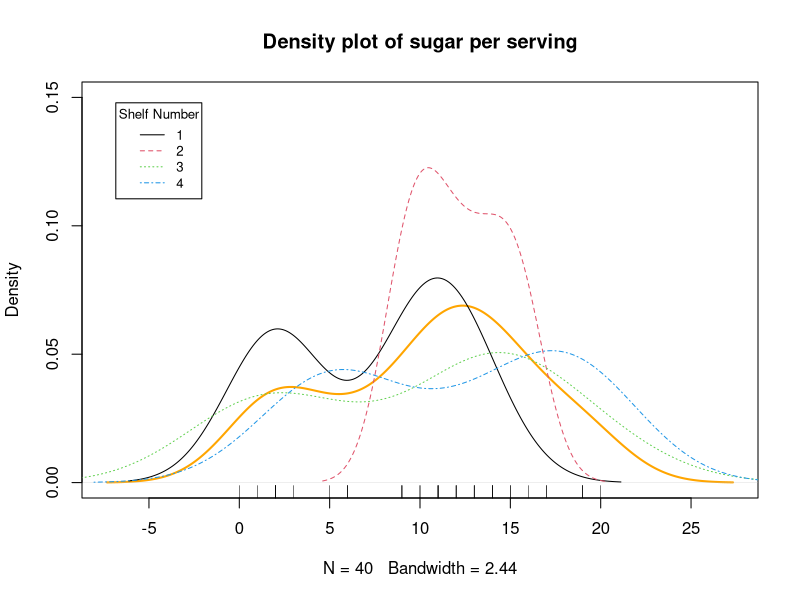
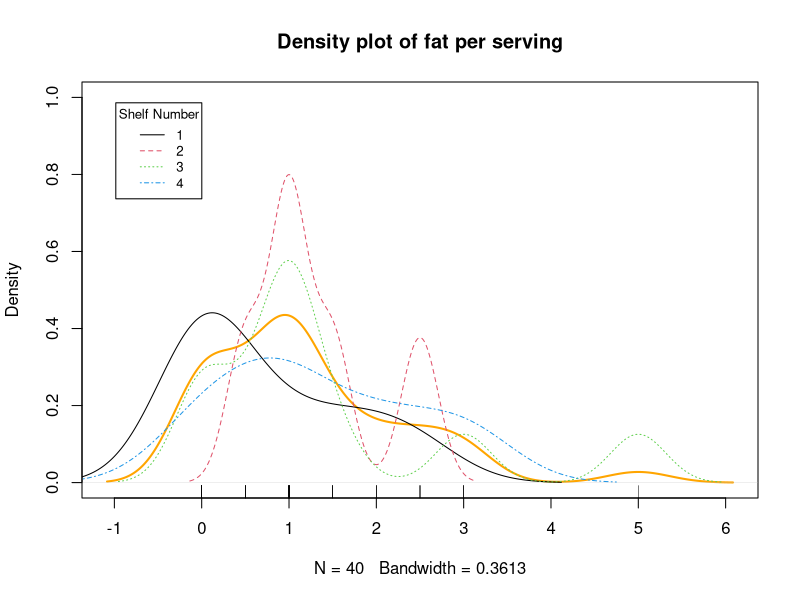
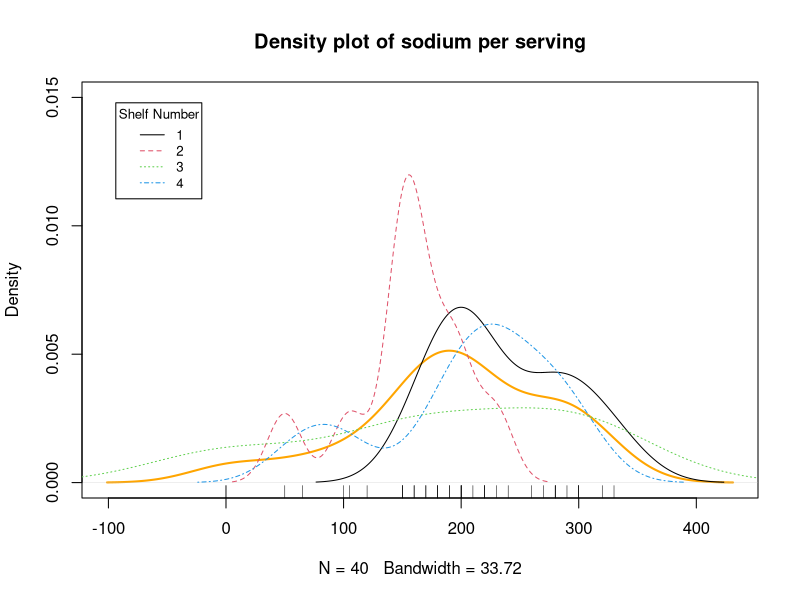
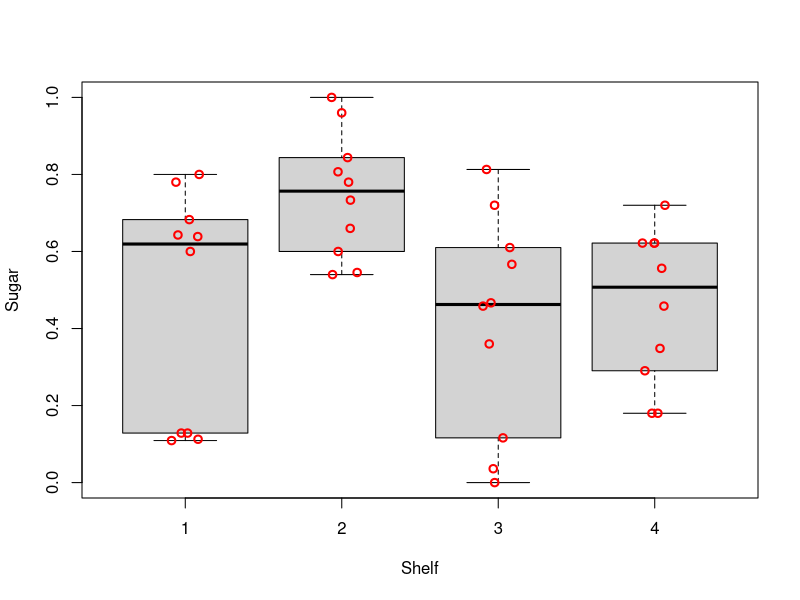
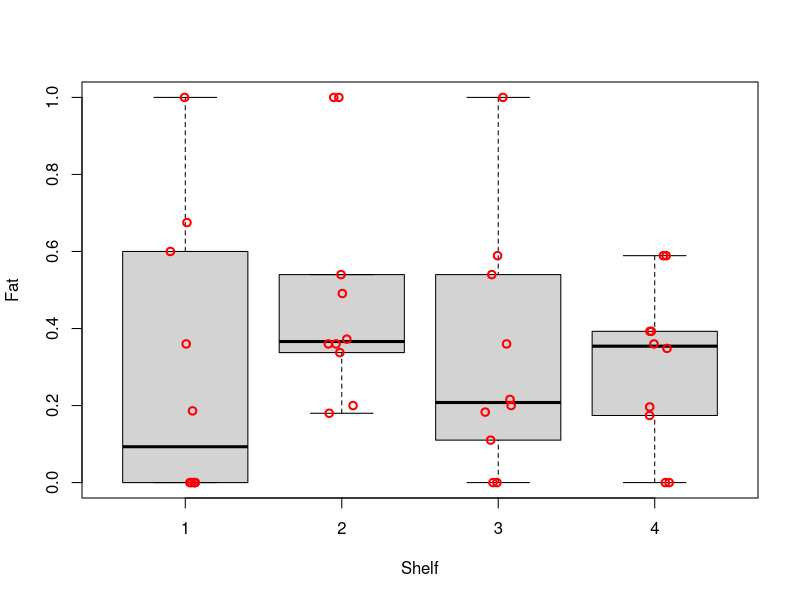
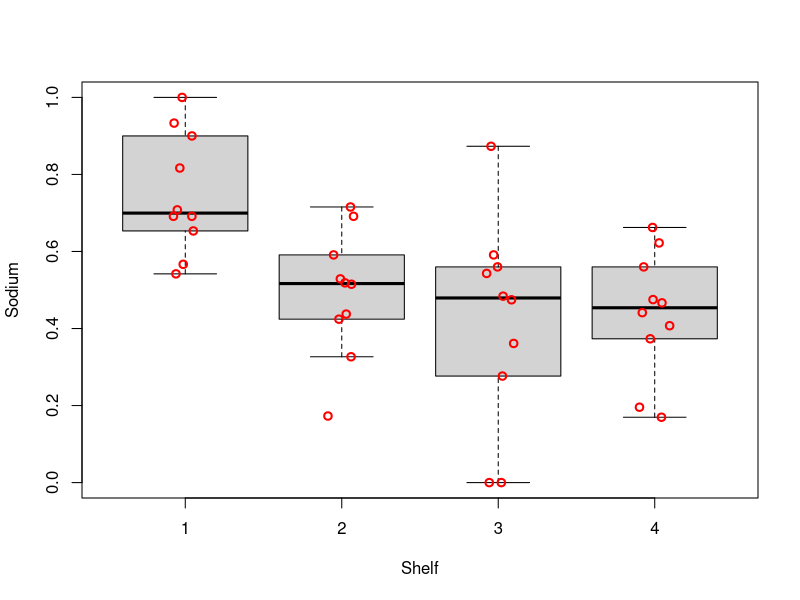
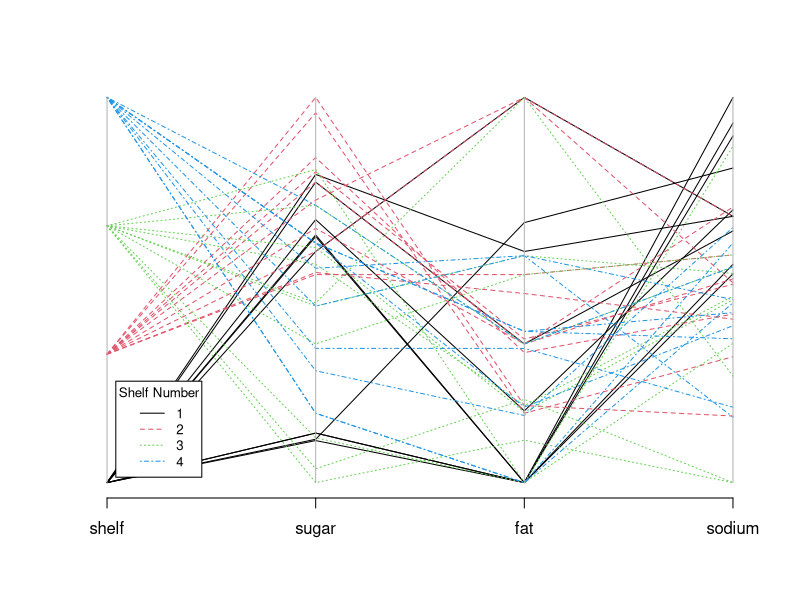
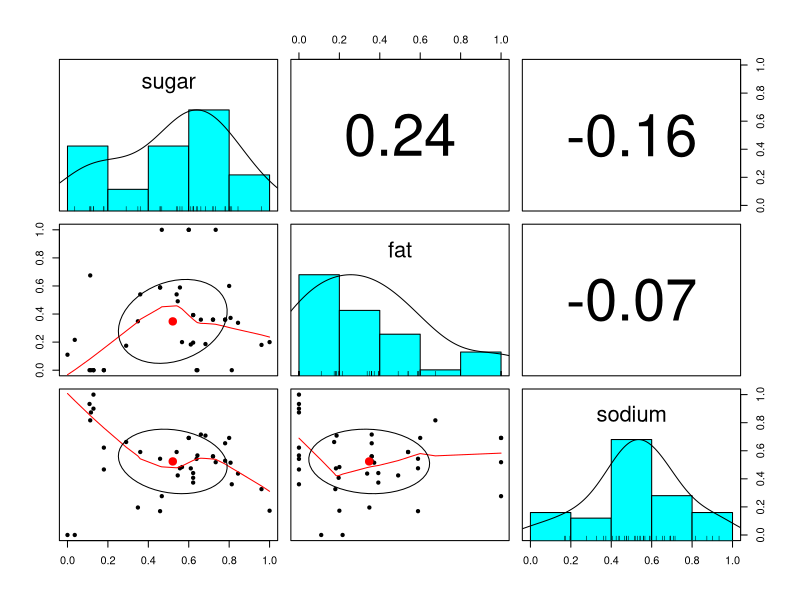

Here is the R script that generated these plots, in order:
## ---- chunk 1
# add packages
library(dplyr)
library(knitr)
library(MASS)
library(nnet)
library(Hmisc)
library(car)
# prevent source code from running off the page
opts_chunk$set(tidy.opts=list(width.cutoff=70), tidy=TRUE)
# remove all objects from current workspace
rm(list = ls())
# set seed number to reproduce results
set.seed(1)
# load data
d <- read.csv("./dataset/cereal_dillons.csv", header=TRUE, sep=",")
## ---- chunk 2
# structure of data
str(d)
# summary of data
kable(summary(d[, 4:7]))
# list row with missing values
d[!complete.cases(d),]
## ---- chunk 3
# 1. adjust for different serving sizes 
adj.d <- data.frame(shelf = d$Shelf, 
                    sugar = d$sugar_g/d$size_g,
                    fat = d$fat_g/d$size_g, 
                    sodium = (d$sodium_mg/1000)/d$size_g)
# 2. normalize data to be within 0 and 1
normalize <- function(x) { (x-min(x))/(max(x)-min(x)) }
norm.d <- data.frame(shelf = adj.d$shelf, 
                     sugar = normalize(adj.d$sugar),
                     fat = normalize(adj.d$fat),
                     sodium = normalize(adj.d$sodium))
## ---- chunk 4
# explanatory variable: sugar
plot(density(d$sugar_g), col = "orange", lwd = 2, ylim = c(0, 0.15), main = "Density plot of sugar per serving")
lapply(seq(1, 4), function(shelf) lines(density(d[which(d$Shelf == shelf),]$sugar_g), col = shelf, lty = shelf))
rug(d$sugar_g)
legend("topleft", cex = 0.8, inset = .05, title = "Shelf Number", 
       legend = seq(1, 4), col = seq(1, 4), lty = seq(1, 4))

# explanatory variable: fat
plot(density(d$fat_g), col = "orange", lwd = 2, ylim = c(0, 1), main = "Density plot of fat per serving")
lapply(seq(1, 4), function(shelf) lines(density(d[which(d$Shelf == shelf),]$fat_g), col = shelf, lty = shelf))
rug(d$fat_g)
legend("topleft", cex = 0.8, inset = .05, title = "Shelf Number", 
       legend = seq(1, 4), col = seq(1, 4), lty = seq(1, 4))

# explanatory variable: sodium
plot(density(d$sodium_mg), col = "orange", lwd = 2, ylim = c(0, 0.015), main = "Density plot of sodium per serving")
lapply(seq(1, 4), function(shelf) lines(density(d[which(d$Shelf == shelf),]$sodium_mg), col = shelf, lty = shelf))
rug(d$sodium_mg)
legend("topleft", cex = 0.8, inset = .05, title = "Shelf Number", 
       legend = seq(1, 4), col = seq(1, 4), lty = seq(1, 4))
## ---- chunk 5
# explanatory variable: sugar
boxplot(formula = sugar ~ shelf, data = norm.d, ylab = "Sugar", xlab = "Shelf", pars = list(outpch=NA))
stripchart(x = norm.d$sugar ~ norm.d$shelf, lwd = 2, col = "red", method = "jitter", vertical = TRUE, pch = 1, add = TRUE)

# explanatory variable: fat
boxplot(formula = fat ~ shelf, data = norm.d, ylab = "Fat", xlab = "Shelf", pars = list(outpch=NA))
stripchart(x = norm.d$fat ~ norm.d$shelf, lwd = 2, col = "red", method = "jitter", vertical = TRUE, pch = 1, add = TRUE)

# explanatory variable: sodium
boxplot(formula = sodium ~ shelf, data = norm.d, ylab = "Sodium", xlab = "Shelf", pars = list(outpch=NA))
stripchart(x = norm.d$sodium ~ norm.d$shelf, lwd = 2, col = "red", method = "jitter", vertical = TRUE, pch = 1, add = TRUE)
## ---- chunk 6
parcoord(x = norm.d, col = norm.d$shelf, lty = norm.d$shelf)  
legend("bottomleft", cex = 0.8, inset = .05, title = "Shelf Number",  bg = "white",
       legend = seq(1, 4), col = seq(1, 4), lty = seq(1, 4))
## ---- chunk 7
# print out the mean and standard deviation 
norm.d %>% 
  group_by(shelf) %>% 
  summarise(mean.sugar=mean(sugar), sd.sugar=sd(sugar), 
            mean.fat=mean(fat), sd.fat=sd(fat),
            mean.sodium=mean(sodium), sd.sodium=sd(sodium))
## ---- chunk 8
# set shelf 2 as the base level
norm.d$shelf <- factor(norm.d$shelf)
norm.d$shelf <- relevel(norm.d$shelf, ref="2")
# estimate multinomial regression model 
m <- multinom(formula = shelf ~ sugar + fat + sodium, data = norm.d)
summary(m)
# perform LRT to examine importance of each variable
Anova(m)
## ---- chunk 9
#cor(cereal2[,c("sugar", "fat", "sodium")])
library(psych)
pairs.panels(norm.d[,c("sugar", "fat", "sodium")])
## ---- chunk 10
m0 <- multinom(formula=shelf ~1, data=norm.d)
m2 <- multinom(formula = shelf ~ sugar*fat*sodium, data=norm.d)
#summary(cereal_m1)
Anova(m2)
#anova(cereal_base, cereal_saturated, test='Chi')
## ---- chunk 11
# Apple Jack's content
serving <- 28
sugar <- 12
fat <- 0.5
sodium <- 130
# predict Apple Jack's shelf placement
predict(object = m, 
        data.frame(sugar = (sugar/serving - min(adj.d$sugar))/(max(adj.d$sugar)-min(adj.d$sugar)),
                   fat = (fat/serving - min(adj.d$fat))/(max(adj.d$fat)-min(adj.d$fat)),
                   sodium = (sodium/serving - min(adj.d$sodium))/(max(adj.d$sodium)-min(adj.d$sodium))),
        type = "probs")
## ---- chunk 12

beta.hat <- coefficients(m)
mean.fat <- mean(norm.d$fat)
mean.sodium <- mean(norm.d$sodium)

# method 1: manually provide values for sugar

sugar <- seq(from=0, to=1, by=0.1)

#log.odds.shelf.1 = beta.hat[1,1] + beta.hat[1,2] * sugar + mean.fat + mean.sodium
#log.odds.shelf.3 = beta.hat[2,1] + beta.hat[2,2] * sugar + mean.fat + mean.sodium
#log.odds.shelf.4 = beta.hat[3,1] + beta.hat[3,2] * sugar + mean.fat + mean.sodium

#pi.hat.shelf.1 = exp(log.odds.shelf.1)/(1 + exp(log.odds.shelf.1) + exp(log.odds.shelf.3) + exp(log.odds.shelf.4))
#pi.hat.shelf.2 = 1/(1 + exp(log.odds.shelf.1) + exp(log.odds.shelf.3) + exp(log.odds.shelf.4))
#pi.hat.shelf.3 = exp(log.odds.shelf.3)/(1 + exp(log.odds.shelf.1) + exp(log.odds.shelf.3) + exp(log.odds.shelf.4))
#pi.hat.shelf.4 = exp(log.odds.shelf.4)/(1 + exp(log.odds.shelf.1) + exp(log.odds.shelf.3) + exp(log.odds.shelf.4))

#plot(x=sugar, y=pi.hat.shelf.1, col=1, lty=1, lwd=2, ylim=c(0,1), xlim=c(0,1),
#     ylab='estimated probability for a shelf', xlab='sugar per serving (after normalized)')
#lines(x=sugar, y=pi.hat.shelf.2, col=2, lty=2, lwd=2)
#lines(x=sugar, y=pi.hat.shelf.3, col=3, lty=3, lwd=2)
#lines(x=sugar, y=pi.hat.shelf.4, col=4, lty=4, lwd=2)
#legend('topleft', cex=0.8, inset=.05, title='Shelf Number', legend=seq(1,4), col=seq(1,4), lty=seq(1,4), lwd=rep(3,4))

# method 2: automatically provide values for sugar 

curve(expr = 1/(1 + exp(beta.hat[1,1] + beta.hat[1,2]*x + mean.fat + mean.sodium) + exp(beta.hat[2,1] + beta.hat[2,2]*x + mean.fat + mean.sodium) + exp(beta.hat[3,1] + beta.hat[3,2]*x + mean.fat + mean.sodium)), 
      ylab = 'estimated probability for a shelf', xlab = 'sugar per serving (after normalized)',
      ylim = c(0,1), xlim = c(0,1), type = 'n',
      panel.first = grid(col = "gray", lty = "dotted"))

# pi.hat.shelf.1
curve(expr = exp(beta.hat[1,1] + beta.hat[1,2]*x + mean.fat + mean.sodium)/(1 + exp(beta.hat[1,1] + beta.hat[1,2]*x + mean.fat + mean.sodium) + exp(beta.hat[2,1] + beta.hat[2,2]*x + mean.fat + mean.sodium) + exp(beta.hat[3,1] + beta.hat[3,2]*x + mean.fat + mean.sodium)),
  col = 1, lty = 1, lwd = 2, n = 1000, add = TRUE,
  xlim = c(norm.d$sugar[norm.d$shelf == 1]), max(norm.d$sugar[norm.d$shelf == 1]))

# pi.hat.shelf.2 
curve(expr = 1/(1 + exp(beta.hat[1,1] + beta.hat[1,2]*x + mean.fat + mean.sodium) + exp(beta.hat[2,1] + beta.hat[2,2]*x + mean.fat + mean.sodium) + exp(beta.hat[3,1] + beta.hat[3,2]*x + mean.fat + mean.sodium)),
  col = 2, lty = 2, lwd = 2, n = 1000, add = TRUE,
  xlim = c(min(norm.d$sugar[norm.d$shelf == 2]), max(norm.d$sugar[norm.d$shelf == 2])))

# pi.hat.shelf.3
curve(expr = exp(beta.hat[2,1] + beta.hat[2,2]*x + mean.fat + mean.sodium)/(1 + exp(beta.hat[1,1] + beta.hat[1,2]*x + mean.fat + mean.sodium) + exp(beta.hat[2,1] + beta.hat[2,2]*x + mean.fat + mean.sodium) + exp(beta.hat[3,1] + beta.hat[3,2]*x + mean.fat + mean.sodium)),
  col = 3, lty = 3, lwd = 2, n = 1000, add = TRUE,
  xlim = c(min(norm.d$sugar[norm.d$shelf == 3]), max(norm.d$sugar[norm.d$shelf == 1]))) 

# pi.hat.shelf.4
curve(expr = exp(beta.hat[3,1] + beta.hat[3,2]*x + mean.fat + mean.sodium)/(1 + exp(beta.hat[1,1] + beta.hat[1,2]*x + mean.fat + mean.sodium) + exp(beta.hat[2,1] + beta.hat[2,2]*x + mean.fat + mean.sodium) + exp(beta.hat[3,1] + beta.hat[3,2]*x + mean.fat + mean.sodium)),
  col = 4, lty = 4, lwd = 2, n = 1000, add = TRUE,
  xlim = c(min(norm.d$sugar[norm.d$shelf == 4]), max(norm.d$sugar[norm.d$shelf == 4]))) 

# legend
legend('topleft', cex=0.8, inset=.05, title='Shelf Number', legend=seq(1,4), col=seq(1,4), lty=seq(1,4), lwd=rep(3,4))
## ---- chunk 13
# verify plot is correct
data.frame(sugar, round(predict(object = m, newdata = data.frame(sugar = sugar, fat = mean.fat, sodium = mean.sodium), type = "probs"), 2))
## ---- chunk 14
mean.sugar <- mean(norm.d$sugar)
# estimated multinomial regression model for the data where ...

# fat is the only explanatory variable included in the model
curve(expr = 1/(1 + exp(beta.hat[1,1] + beta.hat[1,3]*x + mean.sugar + mean.sodium) + exp(beta.hat[2,1] + beta.hat[2,3]*x + mean.sugar + mean.sodium) + exp(beta.hat[3,1] + beta.hat[3,3]*x + mean.sugar + mean.sodium)), 
      ylab = 'estimated probability for a shelf', xlab = 'fat per serving (after normalized)',
      ylim = c(0,1), xlim = c(0,1), type = 'n',
      panel.first = grid(col = "gray", lty = "dotted"))
# pi.hat.shelf.1
curve(expr = exp(beta.hat[1,1] + beta.hat[1,3]*x + mean.sugar + mean.sodium)/(1 + exp(beta.hat[1,1] + beta.hat[1,3]*x + mean.sugar + mean.sodium) + exp(beta.hat[2,1] + beta.hat[2,3]*x + mean.sugar + mean.sodium) + exp(beta.hat[3,1] + beta.hat[3,3]*x + mean.sugar + mean.sodium)),
  col = 1, lty = 1, lwd = 2, n = 1000, add = TRUE,
  xlim = c(norm.d$fat[norm.d$shelf == 1]), max(norm.d$fat[norm.d$shelf == 1]))
# pi.hat.shelf.2 
curve(expr = 1/(1 + exp(beta.hat[1,1] + beta.hat[1,3]*x + mean.sugar + mean.sodium) + exp(beta.hat[2,1] + beta.hat[2,3]*x + mean.sugar + mean.sodium) + exp(beta.hat[3,1] + beta.hat[3,3]*x + mean.sugar + mean.sodium)),
  col = 2, lty = 2, lwd = 2, n = 1000, add = TRUE,
  xlim = c(min(norm.d$fat[norm.d$shelf == 2]), max(norm.d$fat[norm.d$shelf == 2])))
# pi.hat.shelf.3
curve(expr = exp(beta.hat[2,1] + beta.hat[2,3]*x + mean.sugar + mean.sodium)/(1 + exp(beta.hat[1,1] + beta.hat[1,3]*x + mean.sugar + mean.sodium) + exp(beta.hat[2,1] + beta.hat[2,3]*x + mean.sugar + mean.sodium) + exp(beta.hat[3,1] + beta.hat[3,3]*x + mean.sugar + mean.sodium)),
  col = 3, lty = 3, lwd = 2, n = 1000, add = TRUE,
  xlim = c(min(norm.d$fat[norm.d$shelf == 3]), max(norm.d$fat[norm.d$shelf == 1]))) 
# pi.hat.shelf.4
curve(expr = exp(beta.hat[3,1] + beta.hat[3,3]*x + mean.sugar + mean.sodium)/(1 + exp(beta.hat[1,1] + beta.hat[1,3]*x + mean.sugar + mean.sodium) + exp(beta.hat[2,1] + beta.hat[2,3]*x + mean.sugar + mean.sodium) + exp(beta.hat[3,1] + beta.hat[3,3]*x + mean.sugar + mean.sodium)),
  col = 4, lty = 4, lwd = 2, n = 1000, add = TRUE,
  xlim = c(min(norm.d$fat[norm.d$shelf == 4]), max(norm.d$fat[norm.d$shelf == 4]))) 
# legend
legend('topleft', cex=0.8, inset=.05, title='Shelf Number', legend=seq(1,4), col=seq(1,4), lty=seq(1,4), lwd=rep(3,4))

# sodium is the only explanatory variable included in the model
curve(expr = 1/(1 + exp(beta.hat[1,1] + beta.hat[1,4]*x + mean.sugar + mean.fat) + exp(beta.hat[2,1] + beta.hat[2,4]*x + mean.sugar + mean.fat) + exp(beta.hat[3,1] + beta.hat[3,4]*x + mean.sugar + mean.fat)), 
      ylab = 'estimated probability for a shelf', xlab = 'sodium per serving (after normalized)',
      ylim = c(0,1), xlim = c(0,1), type = 'n',
      panel.first = grid(col = "gray", lty = "dotted"))
# pi.hat.shelf.1
curve(expr = exp(beta.hat[1,1] + beta.hat[1,4]*x + mean.sugar + mean.fat)/(1 + exp(beta.hat[1,1] + beta.hat[1,3]*x + mean.sugar + mean.fat) + exp(beta.hat[2,1] + beta.hat[2,3]*x + mean.sugar + mean.fat) + exp(beta.hat[3,1] + beta.hat[3,3]*x + mean.sugar + mean.fat)),
  col = 1, lty = 1, lwd = 2, n = 1000, add = TRUE,
  xlim = c(norm.d$sodium[norm.d$shelf == 1]), max(norm.d$sodium[norm.d$shelf == 1]))
# pi.hat.shelf.2 
curve(expr = 1/(1 + exp(beta.hat[1,1] + beta.hat[1,4]*x + mean.sugar + mean.fat) + exp(beta.hat[2,1] + beta.hat[2,4]*x + mean.sugar + mean.fat) + exp(beta.hat[3,1] + beta.hat[3,4]*x + mean.sugar + mean.fat)),
  col = 2, lty = 2, lwd = 2, n = 1000, add = TRUE,
  xlim = c(min(norm.d$sodium[norm.d$shelf == 2]), max(norm.d$sodium[norm.d$shelf == 2])))
# pi.hat.shelf.3
curve(expr = exp(beta.hat[2,1] + beta.hat[2,3]*x + mean.sugar + mean.fat)/(1 + exp(beta.hat[1,1] + beta.hat[1,3]*x + mean.sugar + mean.fat) + exp(beta.hat[2,1] + beta.hat[2,3]*x + mean.sugar + mean.fat) + exp(beta.hat[3,1] + beta.hat[3,3]*x + mean.sugar + mean.fat)),
  col = 3, lty = 3, lwd = 2, n = 1000, add = TRUE,
  xlim = c(min(norm.d$sodium[norm.d$shelf == 3]), max(norm.d$sodium[norm.d$shelf == 1]))) 
# pi.hat.shelf.4
curve(expr = exp(beta.hat[3,1] + beta.hat[3,3]*x + mean.sugar + mean.fat)/(1 + exp(beta.hat[1,1] + beta.hat[1,3]*x + mean.sugar + mean.fat) + exp(beta.hat[2,1] + beta.hat[2,3]*x + mean.sugar + mean.fat) + exp(beta.hat[3,1] + beta.hat[3,3]*x + mean.sugar + mean.fat)),
  col = 4, lty = 4, lwd = 2, n = 1000, add = TRUE,
  xlim = c(min(norm.d$sodium[norm.d$shelf == 4]), max(norm.d$sodium[norm.d$shelf == 4]))) 
# legend
legend('topleft', cex=0.8, inset=.05, title='Shelf Number', legend=seq(1,4), col=seq(1,4), lty=seq(1,4), lwd=rep(3,4))
## ---- chunk 15
# standard deviation
sd.d <- apply(norm.d[2:4], 2, sd) 
round(sd.d, 2)

# wald ci
conf.beta <- confint(m, level=0.95)
ci.or.shelf.1 <- exp(sd.d * conf.beta[2:4, 1:2, 1])
ci.or.shelf.2 <- exp(sd.d * conf.beta[2:4, 1:2, 2])
ci.or.shelf.3 <- exp(sd.d * conf.beta[2:4, 1:2, 3])

print('odd ratio for shelf 1 vs shelf 2:')
#round(exp(sd.d * beta.hat[1, 2:4]), 2)
round(1/exp(sd.d * beta.hat[1, 2:4]), 2)
round(data.frame(low=1/ci.or.shelf.1[,2], up=1/ci.or.shelf.1[,1]), 2)

print('odd ratio for shelf 3 vs shelf 2:')
#round(exp(sd.d * beta.hat[2, 2:4]), 2)
round(1/exp(sd.d * beta.hat[2, 2:4]), 2)
round(data.frame(low=1/ci.or.shelf.2[,2], up=1/ci.or.shelf.2[,1]), 2)

print('odd ratio for shelf 4 vs shelf 2:')
#round(exp(sd.d * beta.hat[3, 2:4]), 2)
round(1/exp(sd.d * beta.hat[3, 2:4]), 2)
round(data.frame(low=1/ci.or.shelf.3[,2], up=1/ci.or.shelf.3[,1]), 2)
